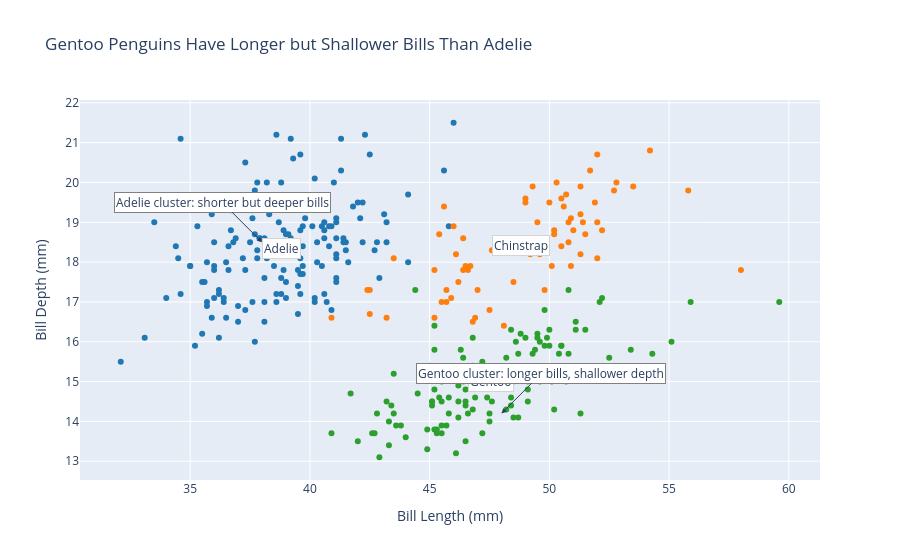

Notebook source saved alongside this figure:
### Code cell
import plotly.express as px

fig_scatter = px.scatter(
    viz_df,
    x="bill_length_mm",
    y="bill_depth_mm",
    color="species",
    color_discrete_map=species_colors,
    hover_data=["island", "flipper_length_mm", "body_mass_g"],
    title="Gentoo Penguins Have Longer but Shallower Bills Than Adelie"
)

fig_scatter.update_layout(
    xaxis_title="Bill Length (mm)",
    yaxis_title="Bill Depth (mm)",
    showlegend=False
)

# Add direct labels at cluster centers
cluster_centers = (
    viz_df.groupby("species")[["bill_length_mm", "bill_depth_mm"]]
    .mean()
    .reset_index()
)

for _, row in cluster_centers.iterrows():
    fig_scatter.add_annotation(
        x=row["bill_length_mm"],
        y=row["bill_depth_mm"],
        text=row["species"],
        showarrow=False,
        font=dict(size=12),
        bgcolor="white",
        bordercolor="lightgray",
        borderwidth=1
    )
    
fig_scatter.add_annotation(
    x=48,
    y=14.2,
    text="Gentoo cluster:\nlonger bills, shallower depth",
    showarrow=True,
    arrowhead=2,
    ax=40,
    ay=-40,
    bgcolor="white",
    bordercolor="gray",
    borderwidth=1
)

fig_scatter.add_annotation(
    x=38,
    y=18.5,
    text="Adelie cluster:\nshorter but deeper bills",
    showarrow=True,
    arrowhead=2,
    ax=-40,
    ay=-40,
    bgcolor="white",
    bordercolor="gray",
    borderwidth=1
)

fig_scatter.show()

### Figure 1 — Plotly figure (JSON) as saved in the notebook; plotly's stock layout.template omitted (floating-point values rounded to 4 significant figures; data arrays with more than 128 entries replaced by an {"elided": "..."} marker saying what was removed)
{"data": [{"customdata": {"elided": "146x3 mixed values"}, "hovertemplate": "species=Adelie<br>bill_length_mm=%{x}<br>bill_depth_mm=%{y}<br>island=%{customdata[0]}<br>flipper_length_mm=%{customdata[1]}<br>body_mass_g=%{customdata[2]}<extra></extra>", "legendgroup": "Adelie", "marker": {"color": "#1f77b4", "symbol": "circle"}, "mode": "markers", "name": "Adelie", "orientation": "v", "showlegend": true, "type": "scatter", "x": {"elided": "146 float values"}, "xaxis": "x", "y": {"elided": "146 float values"}, "yaxis": "y"}, {"customdata": {"elided": "119x3 mixed values"}, "hovertemplate": "species=Gentoo<br>bill_length_mm=%{x}<br>bill_depth_mm=%{y}<br>island=%{customdata[0]}<br>flipper_length_mm=%{customdata[1]}<br>body_mass_g=%{customdata[2]}<extra></extra>", "legendgroup": "Gentoo", "marker": {"color": "#2ca02c", "symbol": "circle"}, "mode": "markers", "name": "Gentoo", "orientation": "v", "showlegend": true, "type": "scatter", "x": [46.1, 50.0, 48.7, 50.0, 47.6, 46.5, 45.4, 46.7, 43.3, 46.8, 40.9, 49.0, 45.5, 48.4, 45.8, 49.3, 42.0, 49.2, 46.2, 48.7, 50.2, 45.1, 46.5, 46.3, 42.9, 46.1, 47.8, 48.2, 50.0, 47.3, 42.8, 45.1, 59.6, 49.1, 48.4, 42.6, 44.4, 44.0, 48.7, 42.7, 49.6, 45.3, 49.6, 50.5, 43.6, 45.5, 50.5, 44.9, 45.2, 46.6, 48.5, 45.1, 50.1, 46.5, 45.0, 43.8, 45.5, 43.2, 50.4, 45.3, 46.2, 45.7, 54.3, 45.8, 49.8, 49.5, 43.5, 50.7, 47.7, 46.4, 48.2, 46.5, 46.4, 48.6, 47.5, 51.1, 45.2, 45.2, 49.1, 52.5, 47.4, 50.0, 44.9, 50.8, 43.4, 51.3, 47.5, 52.1, 47.5, 52.2, 45.5, 49.5, 44.5, 50.8, 49.4, 46.9, 48.4, 51.1, 48.5, 55.9, 47.2, 49.1, 46.8, 41.7, 53.4, 43.3, 48.1, 50.5, 49.8, 43.5, 51.5, 46.2, 55.1, 48.8, 47.2, 46.8, 50.4, 45.2, 49.9], "xaxis": "x", "y": [13.2, 16.3, 14.1, 15.2, 14.5, 13.5, 14.6, 15.3, 13.4, 15.4, 13.7, 16.1, 13.7, 14.6, 14.6, 15.7, 13.5, 15.2, 14.5, 15.1, 14.3, 14.5, 14.5, 15.8, 13.1, 15.1, 15.0, 14.3, 15.3, 15.3, 14.2, 14.5, 17.0, 14.8, 16.3, 13.7, 17.3, 13.6, 15.7, 13.7, 16.0, 13.7, 15.0, 15.9, 13.9, 13.9, 15.9, 13.3, 15.8, 14.2, 14.1, 14.4, 15.0, 14.4, 15.4, 13.9, 15.0, 14.5, 15.3, 13.8, 14.9, 13.9, 15.7, 14.2, 16.8, 16.2, 14.2, 15.0, 15.0, 15.6, 15.6, 14.8, 15.0, 16.0, 14.2, 16.3, 13.8, 16.4, 14.5, 15.6, 14.6, 15.9, 13.8, 17.3, 14.4, 14.2, 14.0, 17.0, 15.0, 17.1, 14.5, 16.1, 14.7, 15.7, 15.8, 14.6, 14.4, 16.5, 15.0, 17.0, 15.5, 15.0, 16.1, 14.7, 15.8, 14.0, 15.1, 15.2, 15.9, 15.2, 16.3, 14.1, 16.0, 16.2, 13.7, 14.3, 15.7, 14.8, 16.1], "yaxis": "y"}, {"customdata": {"elided": "68x3 mixed values"}, "hovertemplate": "species=Chinstrap<br>bill_length_mm=%{x}<br>bill_depth_mm=%{y}<br>island=%{customdata[0]}<br>flipper_length_mm=%{customdata[1]}<br>body_mass_g=%{customdata[2]}<extra></extra>", "legendgroup": "Chinstrap", "marker": {"color": "#ff7f0e", "symbol": "circle"}, "mode": "markers", "name": "Chinstrap", "orientation": "v", "showlegend": true, "type": "scatter", "x": [46.5, 50.0, 51.3, 45.4, 52.7, 45.2, 46.1, 51.3, 46.0, 51.3, 46.6, 51.7, 47.0, 52.0, 45.9, 50.5, 50.3, 58.0, 46.4, 49.2, 42.4, 48.5, 43.2, 50.6, 46.7, 52.0, 50.5, 49.5, 46.4, 52.8, 40.9, 54.2, 42.5, 51.0, 49.7, 47.5, 47.6, 52.0, 46.9, 53.5, 49.0, 46.2, 50.9, 45.5, 50.9, 50.8, 50.1, 49.0, 51.5, 49.8, 48.1, 51.4, 45.7, 50.7, 42.5, 52.2, 45.2, 49.3, 50.2, 45.6, 51.9, 46.8, 45.7, 55.8, 43.5, 49.6, 50.8, 50.2], "xaxis": "x", "y": [17.9, 19.5, 19.2, 18.7, 19.8, 17.8, 18.2, 18.2, 18.9, 19.9, 17.8, 20.3, 17.3, 18.1, 17.1, 19.6, 20.0, 17.8, 18.6, 18.2, 17.3, 17.5, 16.6, 19.4, 17.9, 19.0, 18.4, 19.0, 17.8, 20.0, 16.6, 20.8, 16.7, 18.8, 18.6, 16.8, 18.3, 20.7, 16.6, 19.9, 19.5, 17.5, 19.1, 17.0, 17.9, 18.5, 17.9, 19.6, 18.7, 17.3, 16.4, 19.0, 17.3, 19.7, 17.3, 18.8, 16.6, 19.9, 18.8, 19.4, 19.5, 16.5, 17.0, 19.8, 18.1, 18.2, 19.0, 18.7], "yaxis": "y"}], "layout": {"annotations": [{"bgcolor": "white", "bordercolor": "lightgray", "borderwidth": 1, "font": {"size": 12}, "showarrow": false, "text": "Adelie", "x": 38.82, "y": 18.35}, {"bgcolor": "white", "bordercolor": "lightgray", "borderwidth": 1, "font": {"size": 12}, "showarrow": false, "text": "Chinstrap", "x": 48.83, "y": 18.42}, {"bgcolor": "white", "bordercolor": "lightgray", "borderwidth": 1, "font": {"size": 12}, "showarrow": false, "text": "Gentoo", "x": 47.57, "y": 15.0}, {"arrowhead": 2, "ax": 40, "ay": -40, "bgcolor": "white", "bordercolor": "gray", "borderwidth": 1, "showarrow": true, "text": "Gentoo cluster:\nlonger bills, shallower depth", "x": 48, "y": 14.2}, {"arrowhead": 2, "ax": -40, "ay": -40, "bgcolor": "white", "bordercolor": "gray", "borderwidth": 1, "showarrow": true, "text": "Adelie cluster:\nshorter but deeper bills", "x": 38, "y": 18.5}], "legend": {"title": {"text": "species"}, "tracegroupgap": 0}, "showlegend": false, "title": {"text": "Gentoo Penguins Have Longer but Shallower Bills Than Adelie"}, "xaxis": {"anchor": "y", "domain": [0, 1], "title": {"text": "Bill Length (mm)"}}, "yaxis": {"anchor": "x", "domain": [0, 1], "title": {"text": "Bill Depth (mm)"}}}}
